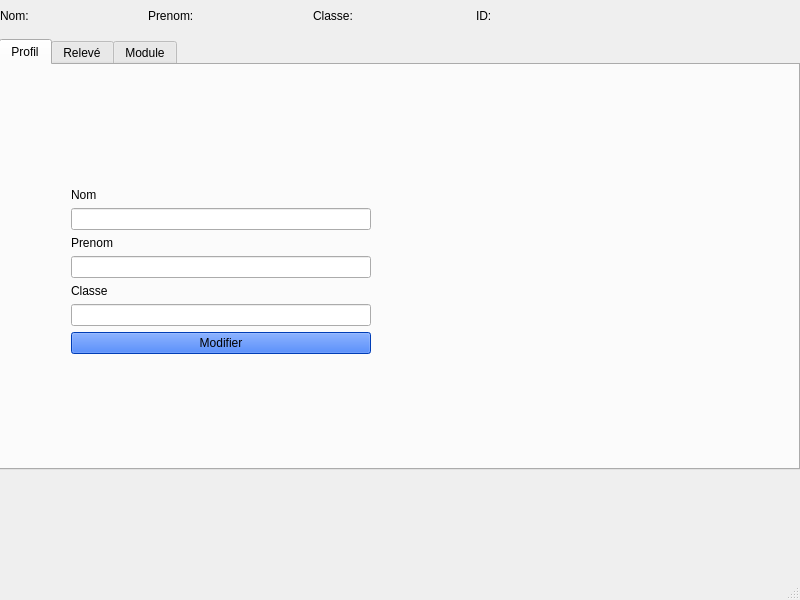
<?xml version="1.0" encoding="UTF-8"?>
<ui version="4.0">
 <class>UIEtudiant</class>
 <widget class="QMainWindow" name="UIEtudiant">
  <property name="geometry">
   <rect>
    <x>0</x>
    <y>0</y>
    <width>800</width>
    <height>600</height>
   </rect>
  </property>
  <property name="font">
   <font>
    <family>Tahoma</family>
   </font>
  </property>
  <property name="windowTitle">
   <string>MainWindow</string>
  </property>
  <widget class="QWidget" name="centralwidget">
   <widget class="QWidget" name="horizontalLayoutWidget">
    <property name="geometry">
     <rect>
      <x>0</x>
      <y>0</y>
      <width>817</width>
      <height>31</height>
     </rect>
    </property>
    <property name="font">
     <font>
      <family>Tahoma</family>
     </font>
    </property>
    <layout class="QHBoxLayout" name="horizontalLayout_2">
     <item>
      <widget class="QLabel" name="label_15">
       <property name="font">
        <font>
         <family>Tahoma</family>
        </font>
       </property>
       <property name="text">
        <string>Nom:</string>
       </property>
      </widget>
     </item>
     <item>
      <widget class="QLabel" name="label_16">
       <property name="font">
        <font>
         <family>Tahoma</family>
        </font>
       </property>
       <property name="text">
        <string>&lt;dynamic&gt;</string>
       </property>
      </widget>
     </item>
     <item>
      <spacer name="horizontalSpacer_5">
       <property name="font">
        <font>
         <family>Tahoma</family>
        </font>
       </property>
       <property name="orientation">
        <enum>Qt::Horizontal</enum>
       </property>
       <property name="sizeType">
        <enum>QSizePolicy::Fixed</enum>
       </property>
       <property name="sizeHint" stdset="0">
        <size>
         <width>100</width>
         <height>20</height>
        </size>
       </property>
      </spacer>
     </item>
     <item>
      <widget class="QLabel" name="label_17">
       <property name="font">
        <font>
         <family>Tahoma</family>
        </font>
       </property>
       <property name="text">
        <string>Prenom:</string>
       </property>
      </widget>
     </item>
     <item>
      <widget class="QLabel" name="label_18">
       <property name="font">
        <font>
         <family>Tahoma</family>
        </font>
       </property>
       <property name="text">
        <string>&lt;dynamic&gt;</string>
       </property>
      </widget>
     </item>
     <item>
      <spacer name="horizontalSpacer_6">
       <property name="font">
        <font>
         <family>Tahoma</family>
        </font>
       </property>
       <property name="orientation">
        <enum>Qt::Horizontal</enum>
       </property>
       <property name="sizeType">
        <enum>QSizePolicy::Fixed</enum>
       </property>
       <property name="sizeHint" stdset="0">
        <size>
         <width>100</width>
         <height>20</height>
        </size>
       </property>
      </spacer>
     </item>
     <item>
      <widget class="QLabel" name="label_19">
       <property name="font">
        <font>
         <family>Tahoma</family>
        </font>
       </property>
       <property name="text">
        <string>Classe: </string>
       </property>
      </widget>
     </item>
     <item>
      <widget class="QLabel" name="label_20">
       <property name="font">
        <font>
         <family>Tahoma</family>
        </font>
       </property>
       <property name="text">
        <string>&lt;dynamic&gt;</string>
       </property>
      </widget>
     </item>
     <item>
      <spacer name="horizontalSpacer_7">
       <property name="font">
        <font>
         <family>Tahoma</family>
        </font>
       </property>
       <property name="orientation">
        <enum>Qt::Horizontal</enum>
       </property>
       <property name="sizeType">
        <enum>QSizePolicy::Fixed</enum>
       </property>
       <property name="sizeHint" stdset="0">
        <size>
         <width>100</width>
         <height>20</height>
        </size>
       </property>
      </spacer>
     </item>
     <item>
      <widget class="QLabel" name="label_21">
       <property name="font">
        <font>
         <family>Tahoma</family>
        </font>
       </property>
       <property name="text">
        <string>ID: </string>
       </property>
      </widget>
     </item>
     <item>
      <widget class="QLabel" name="label_22">
       <property name="font">
        <font>
         <family>Tahoma</family>
        </font>
       </property>
       <property name="text">
        <string>&lt;dynamic&gt;</string>
       </property>
      </widget>
     </item>
     <item>
      <spacer name="horizontalSpacer_8">
       <property name="font">
        <font>
         <family>Tahoma</family>
        </font>
       </property>
       <property name="orientation">
        <enum>Qt::Horizontal</enum>
       </property>
       <property name="sizeHint" stdset="0">
        <size>
         <width>40</width>
         <height>20</height>
        </size>
       </property>
      </spacer>
     </item>
    </layout>
   </widget>
   <widget class="QWidget" name="gridLayoutWidget">
    <property name="geometry">
     <rect>
      <x>-1</x>
      <y>39</y>
      <width>801</width>
      <height>431</height>
     </rect>
    </property>
    <property name="font">
     <font>
      <family>Tahoma</family>
     </font>
    </property>
    <layout class="QGridLayout" name="gridLayout_2">
     <item row="0" column="0">
      <widget class="QTabWidget" name="tabWidget_2">
       <property name="font">
        <font>
         <family>Tahoma</family>
        </font>
       </property>
       <property name="cursor">
        <cursorShape>PointingHandCursor</cursorShape>
       </property>
       <property name="currentIndex">
        <number>0</number>
       </property>
       <widget class="QWidget" name="tab_profil_2">
        <attribute name="title">
         <string>Profil</string>
        </attribute>
        <widget class="QWidget" name="gridLayoutWidget_6">
         <property name="geometry">
          <rect>
           <x>0</x>
           <y>0</y>
           <width>421</width>
           <height>411</height>
          </rect>
         </property>
         <layout class="QGridLayout" name="gridLayout_4">
          <item row="0" column="0">
           <layout class="QFormLayout" name="formLayout_5">
            <property name="sizeConstraint">
             <enum>QLayout::SetDefaultConstraint</enum>
            </property>
            <property name="fieldGrowthPolicy">
             <enum>QFormLayout::AllNonFixedFieldsGrow</enum>
            </property>
            <property name="rowWrapPolicy">
             <enum>QFormLayout::WrapAllRows</enum>
            </property>
            <property name="labelAlignment">
             <set>Qt::AlignCenter</set>
            </property>
            <property name="formAlignment">
             <set>Qt::AlignLeading|Qt::AlignLeft|Qt::AlignVCenter</set>
            </property>
            <property name="leftMargin">
             <number>70</number>
            </property>
            <property name="topMargin">
             <number>0</number>
            </property>
            <item row="0" column="0">
             <widget class="QLabel" name="label_23">
              <property name="text">
               <string>Nom</string>
              </property>
             </widget>
            </item>
            <item row="0" column="1">
             <widget class="QLineEdit" name="lineEdit_6">
              <property name="maximumSize">
               <size>
                <width>300</width>
                <height>16777215</height>
               </size>
              </property>
             </widget>
            </item>
            <item row="1" column="0">
             <widget class="QLabel" name="label_24">
              <property name="text">
               <string>Prenom</string>
              </property>
             </widget>
            </item>
            <item row="1" column="1">
             <widget class="QLineEdit" name="lineEdit_7">
              <property name="maximumSize">
               <size>
                <width>300</width>
                <height>16777215</height>
               </size>
              </property>
             </widget>
            </item>
            <item row="2" column="0">
             <widget class="QLabel" name="label_25">
              <property name="text">
               <string>Classe</string>
              </property>
             </widget>
            </item>
            <item row="2" column="1">
             <widget class="QLineEdit" name="lineEdit_8">
              <property name="maximumSize">
               <size>
                <width>300</width>
                <height>16777215</height>
               </size>
              </property>
             </widget>
            </item>
            <item row="3" column="1">
             <widget class="QPushButton" name="pushButton_2">
              <property name="maximumSize">
               <size>
                <width>300</width>
                <height>16777215</height>
               </size>
              </property>
              <property name="palette">
               <palette>
                <active>
                 <colorrole role="WindowText">
                  <brush brushstyle="SolidPattern">
                   <color alpha="255">
                    <red>0</red>
                    <green>0</green>
                    <blue>0</blue>
                   </color>
                  </brush>
                 </colorrole>
                 <colorrole role="Button">
                  <brush brushstyle="SolidPattern">
                   <color alpha="255">
                    <red>0</red>
                    <green>85</green>
                    <blue>255</blue>
                   </color>
                  </brush>
                 </colorrole>
                 <colorrole role="Light">
                  <brush brushstyle="SolidPattern">
                   <color alpha="255">
                    <red>127</red>
                    <green>170</green>
                    <blue>255</blue>
                   </color>
                  </brush>
                 </colorrole>
                 <colorrole role="Midlight">
                  <brush brushstyle="SolidPattern">
                   <color alpha="255">
                    <red>63</red>
                    <green>127</green>
                    <blue>255</blue>
                   </color>
                  </brush>
                 </colorrole>
                 <colorrole role="Dark">
                  <brush brushstyle="SolidPattern">
                   <color alpha="255">
                    <red>0</red>
                    <green>42</green>
                    <blue>127</blue>
                   </color>
                  </brush>
                 </colorrole>
                 <colorrole role="Mid">
                  <brush brushstyle="SolidPattern">
                   <color alpha="255">
                    <red>0</red>
                    <green>56</green>
                    <blue>170</blue>
                   </color>
                  </brush>
                 </colorrole>
                 <colorrole role="Text">
                  <brush brushstyle="SolidPattern">
                   <color alpha="255">
                    <red>0</red>
                    <green>0</green>
                    <blue>0</blue>
                   </color>
                  </brush>
                 </colorrole>
                 <colorrole role="BrightText">
                  <brush brushstyle="SolidPattern">
                   <color alpha="255">
                    <red>255</red>
                    <green>255</green>
                    <blue>255</blue>
                   </color>
                  </brush>
                 </colorrole>
                 <colorrole role="ButtonText">
                  <brush brushstyle="SolidPattern">
                   <color alpha="255">
                    <red>0</red>
                    <green>0</green>
                    <blue>0</blue>
                   </color>
                  </brush>
                 </colorrole>
                 <colorrole role="Base">
                  <brush brushstyle="SolidPattern">
                   <color alpha="255">
                    <red>255</red>
                    <green>255</green>
                    <blue>255</blue>
                   </color>
                  </brush>
                 </colorrole>
                 <colorrole role="Window">
                  <brush brushstyle="SolidPattern">
                   <color alpha="255">
                    <red>0</red>
                    <green>85</green>
                    <blue>255</blue>
                   </color>
                  </brush>
                 </colorrole>
                 <colorrole role="Shadow">
                  <brush brushstyle="SolidPattern">
                   <color alpha="255">
                    <red>0</red>
                    <green>0</green>
                    <blue>0</blue>
                   </color>
                  </brush>
                 </colorrole>
                 <colorrole role="AlternateBase">
                  <brush brushstyle="SolidPattern">
                   <color alpha="255">
                    <red>127</red>
                    <green>170</green>
                    <blue>255</blue>
                   </color>
                  </brush>
                 </colorrole>
                 <colorrole role="ToolTipBase">
                  <brush brushstyle="SolidPattern">
                   <color alpha="255">
                    <red>255</red>
                    <green>255</green>
                    <blue>220</blue>
                   </color>
                  </brush>
                 </colorrole>
                 <colorrole role="ToolTipText">
                  <brush brushstyle="SolidPattern">
                   <color alpha="255">
                    <red>0</red>
                    <green>0</green>
                    <blue>0</blue>
                   </color>
                  </brush>
                 </colorrole>
                 <colorrole role="PlaceholderText">
                  <brush brushstyle="NoBrush">
                   <color alpha="128">
                    <red>0</red>
                    <green>0</green>
                    <blue>0</blue>
                   </color>
                  </brush>
                 </colorrole>
                </active>
                <inactive>
                 <colorrole role="WindowText">
                  <brush brushstyle="SolidPattern">
                   <color alpha="255">
                    <red>0</red>
                    <green>0</green>
                    <blue>0</blue>
                   </color>
                  </brush>
                 </colorrole>
                 <colorrole role="Button">
                  <brush brushstyle="SolidPattern">
                   <color alpha="255">
                    <red>0</red>
                    <green>85</green>
                    <blue>255</blue>
                   </color>
                  </brush>
                 </colorrole>
                 <colorrole role="Light">
                  <brush brushstyle="SolidPattern">
                   <color alpha="255">
                    <red>127</red>
                    <green>170</green>
                    <blue>255</blue>
                   </color>
                  </brush>
                 </colorrole>
                 <colorrole role="Midlight">
                  <brush brushstyle="SolidPattern">
                   <color alpha="255">
                    <red>63</red>
                    <green>127</green>
                    <blue>255</blue>
                   </color>
                  </brush>
                 </colorrole>
                 <colorrole role="Dark">
                  <brush brushstyle="SolidPattern">
                   <color alpha="255">
                    <red>0</red>
                    <green>42</green>
                    <blue>127</blue>
                   </color>
                  </brush>
                 </colorrole>
                 <colorrole role="Mid">
                  <brush brushstyle="SolidPattern">
                   <color alpha="255">
                    <red>0</red>
                    <green>56</green>
                    <blue>170</blue>
                   </color>
                  </brush>
                 </colorrole>
                 <colorrole role="Text">
                  <brush brushstyle="SolidPattern">
                   <color alpha="255">
                    <red>0</red>
                    <green>0</green>
                    <blue>0</blue>
                   </color>
                  </brush>
                 </colorrole>
                 <colorrole role="BrightText">
                  <brush brushstyle="SolidPattern">
                   <color alpha="255">
                    <red>255</red>
                    <green>255</green>
                    <blue>255</blue>
                   </color>
                  </brush>
                 </colorrole>
                 <colorrole role="ButtonText">
                  <brush brushstyle="SolidPattern">
                   <color alpha="255">
                    <red>0</red>
                    <green>0</green>
                    <blue>0</blue>
                   </color>
                  </brush>
                 </colorrole>
                 <colorrole role="Base">
                  <brush brushstyle="SolidPattern">
                   <color alpha="255">
                    <red>255</red>
                    <green>255</green>
                    <blue>255</blue>
                   </color>
                  </brush>
                 </colorrole>
                 <colorrole role="Window">
                  <brush brushstyle="SolidPattern">
                   <color alpha="255">
                    <red>0</red>
                    <green>85</green>
                    <blue>255</blue>
                   </color>
                  </brush>
                 </colorrole>
                 <colorrole role="Shadow">
                  <brush brushstyle="SolidPattern">
                   <color alpha="255">
                    <red>0</red>
                    <green>0</green>
                    <blue>0</blue>
                   </color>
                  </brush>
                 </colorrole>
                 <colorrole role="AlternateBase">
                  <brush brushstyle="SolidPattern">
                   <color alpha="255">
                    <red>127</red>
                    <green>170</green>
                    <blue>255</blue>
                   </color>
                  </brush>
                 </colorrole>
                 <colorrole role="ToolTipBase">
                  <brush brushstyle="SolidPattern">
                   <color alpha="255">
                    <red>255</red>
                    <green>255</green>
                    <blue>220</blue>
                   </color>
                  </brush>
                 </colorrole>
                 <colorrole role="ToolTipText">
                  <brush brushstyle="SolidPattern">
                   <color alpha="255">
                    <red>0</red>
                    <green>0</green>
                    <blue>0</blue>
                   </color>
                  </brush>
                 </colorrole>
                 <colorrole role="PlaceholderText">
                  <brush brushstyle="NoBrush">
                   <color alpha="128">
                    <red>0</red>
                    <green>0</green>
                    <blue>0</blue>
                   </color>
                  </brush>
                 </colorrole>
                </inactive>
                <disabled>
                 <colorrole role="WindowText">
                  <brush brushstyle="SolidPattern">
                   <color alpha="255">
                    <red>0</red>
                    <green>42</green>
                    <blue>127</blue>
                   </color>
                  </brush>
                 </colorrole>
                 <colorrole role="Button">
                  <brush brushstyle="SolidPattern">
                   <color alpha="255">
                    <red>0</red>
                    <green>85</green>
                    <blue>255</blue>
                   </color>
                  </brush>
                 </colorrole>
                 <colorrole role="Light">
                  <brush brushstyle="SolidPattern">
                   <color alpha="255">
                    <red>127</red>
                    <green>170</green>
                    <blue>255</blue>
                   </color>
                  </brush>
                 </colorrole>
                 <colorrole role="Midlight">
                  <brush brushstyle="SolidPattern">
                   <color alpha="255">
                    <red>63</red>
                    <green>127</green>
                    <blue>255</blue>
                   </color>
                  </brush>
                 </colorrole>
                 <colorrole role="Dark">
                  <brush brushstyle="SolidPattern">
                   <color alpha="255">
                    <red>0</red>
                    <green>42</green>
                    <blue>127</blue>
                   </color>
                  </brush>
                 </colorrole>
                 <colorrole role="Mid">
                  <brush brushstyle="SolidPattern">
                   <color alpha="255">
                    <red>0</red>
                    <green>56</green>
                    <blue>170</blue>
                   </color>
                  </brush>
                 </colorrole>
                 <colorrole role="Text">
                  <brush brushstyle="SolidPattern">
                   <color alpha="255">
                    <red>0</red>
                    <green>42</green>
                    <blue>127</blue>
                   </color>
                  </brush>
                 </colorrole>
                 <colorrole role="BrightText">
                  <brush brushstyle="SolidPattern">
                   <color alpha="255">
                    <red>255</red>
                    <green>255</green>
                    <blue>255</blue>
                   </color>
                  </brush>
                 </colorrole>
                 <colorrole role="ButtonText">
                  <brush brushstyle="SolidPattern">
                   <color alpha="255">
                    <red>0</red>
                    <green>42</green>
                    <blue>127</blue>
                   </color>
                  </brush>
                 </colorrole>
                 <colorrole role="Base">
                  <brush brushstyle="SolidPattern">
                   <color alpha="255">
                    <red>0</red>
                    <green>85</green>
                    <blue>255</blue>
                   </color>
                  </brush>
                 </colorrole>
                 <colorrole role="Window">
                  <brush brushstyle="SolidPattern">
                   <color alpha="255">
                    <red>0</red>
                    <green>85</green>
                    <blue>255</blue>
                   </color>
                  </brush>
                 </colorrole>
                 <colorrole role="Shadow">
                  <brush brushstyle="SolidPattern">
                   <color alpha="255">
                    <red>0</red>
                    <green>0</green>
                    <blue>0</blue>
                   </color>
                  </brush>
                 </colorrole>
                 <colorrole role="AlternateBase">
                  <brush brushstyle="SolidPattern">
                   <color alpha="255">
                    <red>0</red>
                    <green>85</green>
                    <blue>255</blue>
                   </color>
                  </brush>
                 </colorrole>
                 <colorrole role="ToolTipBase">
                  <brush brushstyle="SolidPattern">
                   <color alpha="255">
                    <red>255</red>
                    <green>255</green>
                    <blue>220</blue>
                   </color>
                  </brush>
                 </colorrole>
                 <colorrole role="ToolTipText">
                  <brush brushstyle="SolidPattern">
                   <color alpha="255">
                    <red>0</red>
                    <green>0</green>
                    <blue>0</blue>
                   </color>
                  </brush>
                 </colorrole>
                 <colorrole role="PlaceholderText">
                  <brush brushstyle="NoBrush">
                   <color alpha="128">
                    <red>0</red>
                    <green>0</green>
                    <blue>0</blue>
                   </color>
                  </brush>
                 </colorrole>
                </disabled>
               </palette>
              </property>
              <property name="styleSheet">
               <string notr="true"/>
              </property>
              <property name="text">
               <string>Modifier</string>
              </property>
             </widget>
            </item>
           </layout>
          </item>
         </layout>
        </widget>
        <widget class="QWidget" name="gridLayoutWidget_7">
         <property name="geometry">
          <rect>
           <x>420</x>
           <y>0</y>
           <width>381</width>
           <height>191</height>
          </rect>
         </property>
         <layout class="QGridLayout" name="gridLayout_9">
          <item row="0" column="0">
           <widget class="QLabel" name="label_28">
            <property name="text">
             <string/>
            </property>
            <property name="pixmap">
             <pixmap>../../Users/Hamilton/Pictures/Screenshots/Annotation 2019-11-19 172150.png</pixmap>
            </property>
           </widget>
          </item>
         </layout>
        </widget>
        <widget class="QWidget" name="gridLayoutWidget_8">
         <property name="geometry">
          <rect>
           <x>420</x>
           <y>220</y>
           <width>394</width>
           <height>238</height>
          </rect>
         </property>
         <layout class="QGridLayout" name="gridLayout_10"/>
        </widget>
       </widget>
       <widget class="QWidget" name="tab_releve_2">
        <attribute name="title">
         <string>Relevé</string>
        </attribute>
        <widget class="QWidget" name="gridLayoutWidget_9">
         <property name="geometry">
          <rect>
           <x>-1</x>
           <y>-1</y>
           <width>801</width>
           <height>411</height>
          </rect>
         </property>
         <layout class="QGridLayout" name="gridLayout_11">
          <item row="0" column="0">
           <widget class="QListView" name="listView_2">
            <property name="inputMethodHints">
             <set>Qt::ImhNone</set>
            </property>
            <property name="flow">
             <enum>QListView::TopToBottom</enum>
            </property>
            <property name="isWrapping" stdset="0">
             <bool>false</bool>
            </property>
            <property name="layoutMode">
             <enum>QListView::SinglePass</enum>
            </property>
            <property name="viewMode">
             <enum>QListView::IconMode</enum>
            </property>
           </widget>
          </item>
         </layout>
        </widget>
       </widget>
       <widget class="QWidget" name="tabModule_2">
        <attribute name="title">
         <string>Module</string>
        </attribute>
       </widget>
      </widget>
     </item>
    </layout>
   </widget>
  </widget>
  <widget class="QMenuBar" name="menubar">
   <property name="geometry">
    <rect>
     <x>0</x>
     <y>0</y>
     <width>800</width>
     <height>21</height>
    </rect>
   </property>
  </widget>
  <widget class="QStatusBar" name="statusbar"/>
 </widget>
 <resources/>
 <connections/>
</ui>
